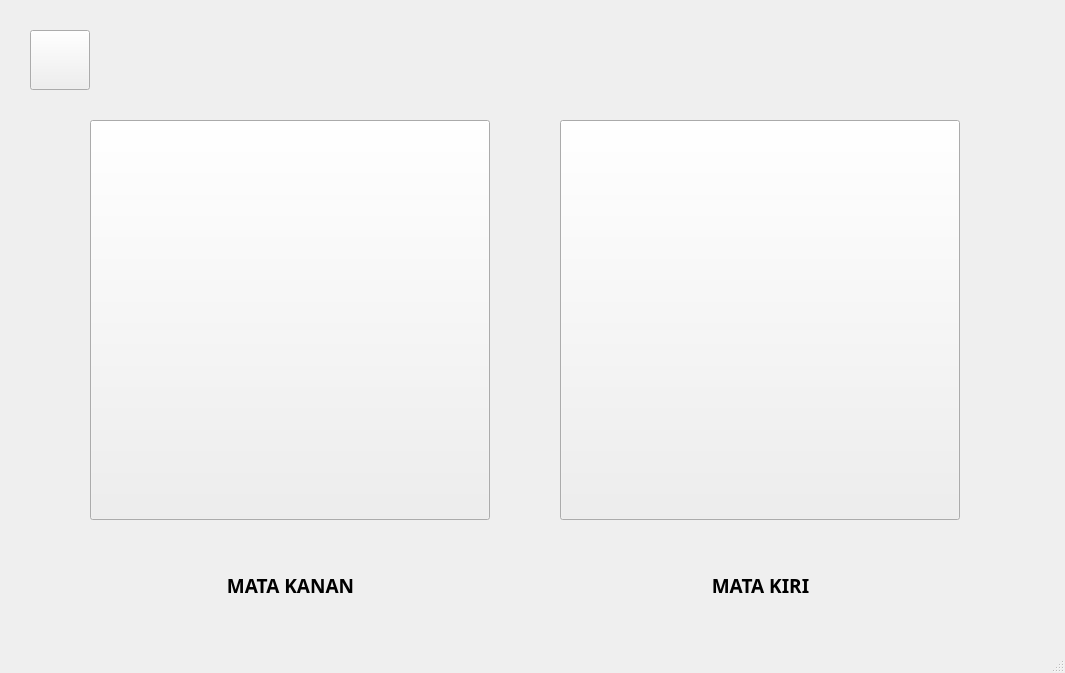
<?xml version="1.0" encoding="UTF-8"?>
<ui version="4.0">
 <class>MainWindow</class>
 <widget class="QMainWindow" name="MainWindow">
  <property name="geometry">
   <rect>
    <x>0</x>
    <y>0</y>
    <width>1065</width>
    <height>673</height>
   </rect>
  </property>
  <property name="windowTitle">
   <string>Iridologi Detection</string>
  </property>
  <property name="windowIcon">
   <iconset>
    <normaloff>../icon/eyescoba.jpg</normaloff>../icon/eyescoba.jpg</iconset>
  </property>
  <widget class="QWidget" name="centralwidget">
   <widget class="QPushButton" name="matakanan">
    <property name="enabled">
     <bool>true</bool>
    </property>
    <property name="geometry">
     <rect>
      <x>90</x>
      <y>120</y>
      <width>400</width>
      <height>400</height>
     </rect>
    </property>
    <property name="mouseTracking">
     <bool>false</bool>
    </property>
    <property name="acceptDrops">
     <bool>true</bool>
    </property>
    <property name="iconSize">
     <size>
      <width>400</width>
      <height>400</height>
     </size>
    </property>
    <property name="autoRepeat">
     <bool>false</bool>
    </property>
    <property name="autoDefault">
     <bool>false</bool>
    </property>
   </widget>
   <widget class="QPushButton" name="matakiri">
    <property name="geometry">
     <rect>
      <x>560</x>
      <y>120</y>
      <width>400</width>
      <height>400</height>
     </rect>
    </property>
    <property name="text">
     <string/>
    </property>
    <property name="iconSize">
     <size>
      <width>400</width>
      <height>400</height>
     </size>
    </property>
   </widget>
   <widget class="QLabel" name="label">
    <property name="geometry">
     <rect>
      <x>90</x>
      <y>570</y>
      <width>401</width>
      <height>31</height>
     </rect>
    </property>
    <property name="font">
     <font>
      <family>Segoe UI Black</family>
      <pointsize>14</pointsize>
      <weight>75</weight>
      <italic>false</italic>
      <bold>true</bold>
     </font>
    </property>
    <property name="frameShape">
     <enum>QFrame::NoFrame</enum>
    </property>
    <property name="frameShadow">
     <enum>QFrame::Plain</enum>
    </property>
    <property name="lineWidth">
     <number>29</number>
    </property>
    <property name="text">
     <string>MATA KANAN</string>
    </property>
    <property name="alignment">
     <set>Qt::AlignCenter</set>
    </property>
   </widget>
   <widget class="QLabel" name="label_2">
    <property name="geometry">
     <rect>
      <x>560</x>
      <y>570</y>
      <width>401</width>
      <height>31</height>
     </rect>
    </property>
    <property name="font">
     <font>
      <family>Segoe UI Black</family>
      <pointsize>14</pointsize>
      <weight>75</weight>
      <italic>false</italic>
      <bold>true</bold>
     </font>
    </property>
    <property name="frameShape">
     <enum>QFrame::NoFrame</enum>
    </property>
    <property name="frameShadow">
     <enum>QFrame::Plain</enum>
    </property>
    <property name="lineWidth">
     <number>29</number>
    </property>
    <property name="text">
     <string>MATA KIRI</string>
    </property>
    <property name="alignment">
     <set>Qt::AlignCenter</set>
    </property>
   </widget>
   <widget class="QPushButton" name="back">
    <property name="geometry">
     <rect>
      <x>30</x>
      <y>30</y>
      <width>60</width>
      <height>60</height>
     </rect>
    </property>
    <property name="text">
     <string/>
    </property>
    <property name="iconSize">
     <size>
      <width>55</width>
      <height>55</height>
     </size>
    </property>
   </widget>
  </widget>
  <widget class="QStatusBar" name="statusbar"/>
 </widget>
 <resources/>
 <connections/>
</ui>
